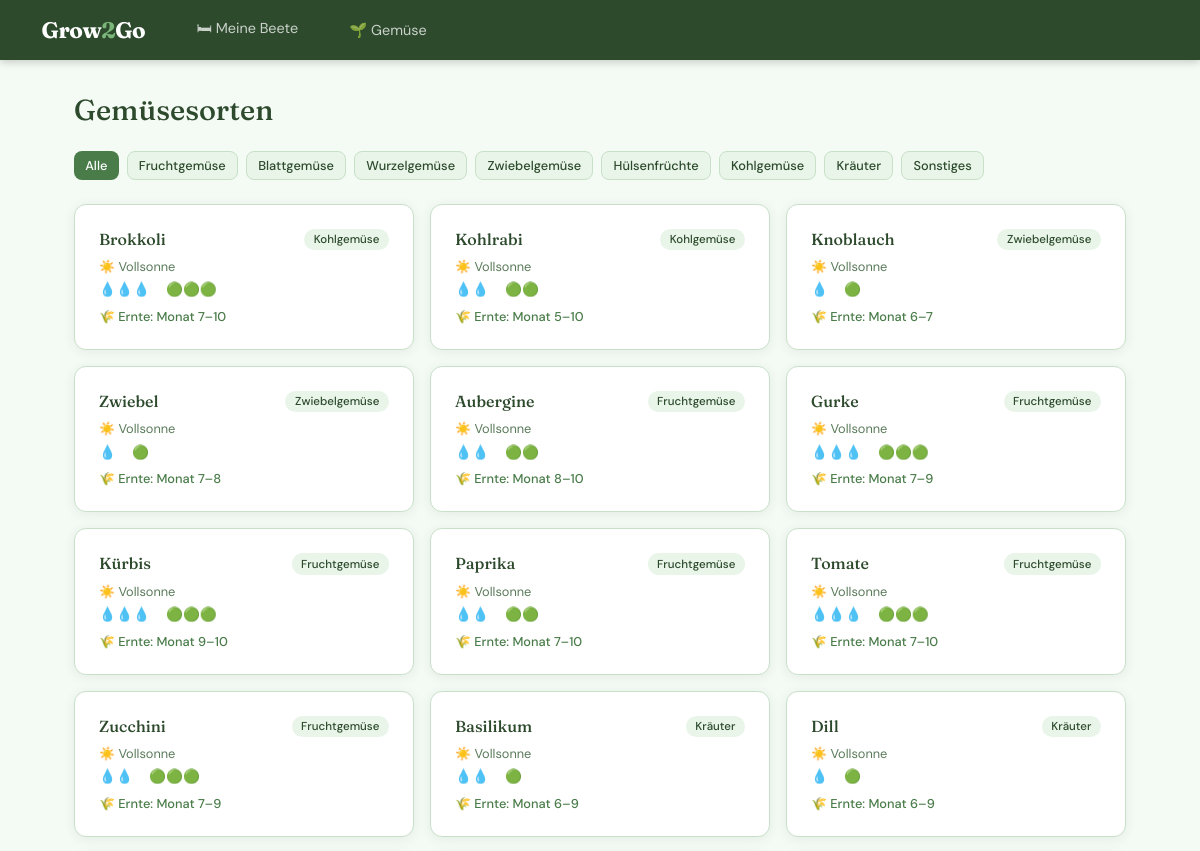
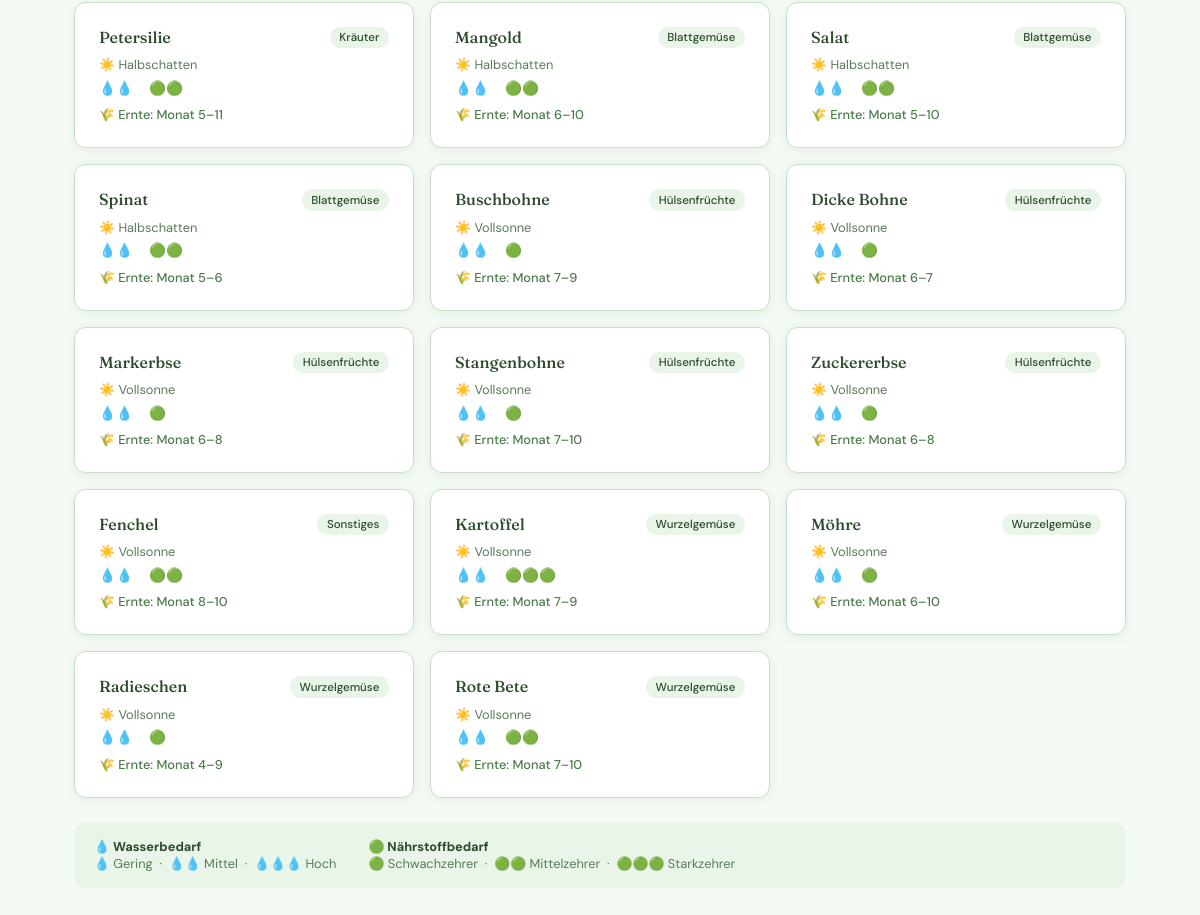
The page /gemuese/ on the database its author committed (2 pictures, top to bottom).
### garden/models.py (models this page shows, shortened)
class Vegetable(models.Model):
    class Sunlight(models.TextChoices):
        FULL_SUN = "full_sun", "Vollsonne"
        PARTIAL_SHADE = "partial_shade", "Halbschatten"
        SHADE = "shade", "Schatten"
    class WaterRequirement(models.TextChoices):
        LOW = "low", "Gering"
        MEDIUM = "medium", "Mittel"
        HIGH = "high", "Hoch"
    class NutrientDemand(models.TextChoices):
        LOW = "low", "Schwachzehrer"
        MEDIUM = "medium", "Mittelzehrer"
        HIGH = "high", "Starkzehrer"
    class Category(models.TextChoices):
        FRUIT = "fruit", "Fruchtgemüse"
        LEAF = "leaf", "Blattgemüse"
        ROOT = "root", "Wurzelgemüse"
        BULB = "bulb", "Zwiebelgemüse"
        LEGUME = "legume", "Hülsenfrüchte"
        BRASSICA = "brassica", "Kohlgemüse"
        HERB = "herb", "Kräuter"
        OTHER = "other", "Sonstiges"
    name = models.CharField(max_length=100, unique=True, verbose_name="Name")
    category = models.CharField(
        max_length=20,
        choices=Category.choices,
        default=Category.OTHER,
        verbose_name="Kategorie",
    )
    description = models.TextField(blank=True, verbose_name="Beschreibung")
    sunlight_requirement = models.CharField(
        max_length=20,
        choices=Sunlight.choices,
        default=Sunlight.FULL_SUN,
        verbose_name="Lichtbedarf",
    )
    water_requirement = models.CharField(
        max_length=10,
        choices=WaterRequirement.choices,
        default=WaterRequirement.MEDIUM,
        verbose_name="Wasserbedarf",
    )
    soil_type = models.CharField(
        max_length=200,
        blank=True,
        verbose_name="Bodentyp",
        help_text="z. B. humusreich, durchlässig, lehmig",
    )
    nutrient_demand = models.CharField(
        max_length=10,
        choices=NutrientDemand.choices,
        default=NutrientDemand.MEDIUM,
        verbose_name="Nährstoffbedarf",
    )
    indoor_start_from = models.PositiveSmallIntegerField(
        null=True, blank=True, verbose_name="Voranzucht ab (Monat)"
    )
    indoor_start_to = models.PositiveSmallIntegerField(
        null=True, blank=True, verbose_name="Voranzucht bis (Monat)"
    )
    sow_from = models.PositiveSmallIntegerField(
        null=True, blank=True, verbose_name="Aussaat ab (Monat)"
    )
    sow_to = models.PositiveSmallIntegerField(
        null=True, blank=True, verbose_name="Aussaat bis (Monat)"
    )
    plant_from = models.PositiveSmallIntegerField(
        null=True, blank=True, verbose_name="Pflanzung ab (Monat)"
    )
    plant_to = models.PositiveSmallIntegerField(
        null=True, blank=True, verbose_name="Pflanzung bis (Monat)"
    )
    harvest_from = models.PositiveSmallIntegerField(
        null=True, blank=True, verbose_name="Ernte ab (Monat)"
    )
    harvest_to = models.PositiveSmallIntegerField(
        null=True, blank=True, verbose_name="Ernte bis (Monat)"
    )
    gh_sow_from = models.PositiveSmallIntegerField(
        null=True, blank=True, verbose_name="GH Aussaat ab (Monat)"
    )
    gh_sow_to = models.PositiveSmallIntegerField(
        null=True, blank=True, verbose_name="GH Aussaat bis (Monat)"
    )
    gh_plant_from = models.PositiveSmallIntegerField(
        null=True, blank=True, verbose_name="GH Pflanzung ab (Monat)"
    )
    gh_plant_to = models.PositiveSmallIntegerField(
        null=True, blank=True, verbose_name="GH Pflanzung bis (Monat)"
    )
    gh_harvest_from = models.PositiveSmallIntegerField(
        null=True, blank=True, verbose_name="GH Ernte ab (Monat)"
    )
    gh_harvest_to = models.PositiveSmallIntegerField(
        null=True, blank=True, verbose_name="GH Ernte bis (Monat)"
    )
    saatgut_url = models.URLField(
        blank=True, verbose_name="Saatgut-Link", help_text="z. B. Bingenheimer Saatgut"
    )
    class Meta:
        verbose_name = "Gemüsesorte"
        verbose_name_plural = "Gemüsesorten"
        ordering = ["category", "name"]

### garden/views.py (the view)
# urls.py: path("gemuese/", views.vegetable_list, name="vegetable_list"),
def vegetable_list(request):
    category = request.GET.get("category", "")
    vegetables = Vegetable.objects.all()
    if category:
        vegetables = vegetables.filter(category=category)
    vegetables = vegetables.order_by("category", "name")
    return render(request, "garden/vegetable_list.html", {
        "vegetables": vegetables,
        "category_choices": Vegetable.Category.choices,
        "selected_category": category,
    })

### garden/templates/garden/vegetable_list.html (shortened to what this page needs)
{% extends "garden/base.html" %}
{% block content %}
<div class="page-header">
  <h1 class="page-title">Gemüsesorten</h1>
</div>
<div style="display:flex; gap:0.5rem; flex-wrap:wrap; margin-bottom:1.5rem;">
  <a href="{% url 'vegetable_list' %}"
     class="btn {% if not selected_category %}btn-primary{% else %}btn-secondary{% endif %} btn-sm">
    Alle
  </a>
  {% for value, label in category_choices %}
  <a href="?category={{ value }}"
     class="btn {% if selected_category == value %}btn-primary{% else %}btn-secondary{% endif %} btn-sm">
    {{ label }}
  </a>
  {% endfor %}
</div>
{% if vegetables %}
<div class="grid-3">
  {% for veg in vegetables %}
  <a href="{% url 'vegetable_detail' veg.pk %}" style="text-decoration:none;">
    <div class="card" style="cursor:pointer; transition: transform 0.15s, box-shadow 0.15s;"
         onmouseover="this.style.transform='translateY(-2px)'; this.style.boxShadow='0 8px 24px rgba(45,74,45,0.12)'"
         onmouseout="this.style.transform=''; this.style.boxShadow=''">
      <div style="display:flex; justify-content:space-between; align-items:flex-start; margin-bottom:0.5rem;">
        <span style="font-family:'Fraunces',serif; font-size:1rem; font-weight:500; color:var(--green-dark);">
          {{ veg.name }}
        </span>
        <span class="badge">{{ veg.get_category_display }}</span>
      </div>
      <div style="font-size:0.8rem; color:var(--text-muted); display:flex; gap:0.75rem; margin-bottom:0.4rem;">
        <span>☀️ {{ veg.get_sunlight_requirement_display }}</span>
      </div>
      <div style="display:flex; gap:1rem; font-size:0.85rem;">
        <span title="Wasserbedarf">
          {% if veg.water_requirement == 'low' %}
            💧
          {% elif veg.water_requirement == 'medium' %}
            💧💧
          {% else %}
            💧💧💧
          {% endif %}
        </span>
        <span title="Nährstoffbedarf">
          {% if veg.nutrient_demand == 'low' %}
            🟢
          {% elif veg.nutrient_demand == 'medium' %}
            🟢🟢
          {% else %}
            🟢🟢🟢
          {% endif %}
        </span>
      </div>
      {% if veg.harvest_from %}
      <div style="margin-top:0.6rem; font-size:0.8rem; color:var(--green-mid); font-weight:500;">
        🌾 Ernte: Monat {{ veg.harvest_from }}–{{ veg.harvest_to }}
      </div>
      {% endif %}
    </div>
  </a>
  {% endfor %}
</div>
<div style="margin-top:1.5rem; padding:1rem 1.25rem; background:var(--green-pale);
            border-radius:var(--radius); font-size:0.8rem; color:var(--text-muted);
            display:flex; gap:2rem; flex-wrap:wrap;">
  <div>
    <strong style="color:var(--green-dark);">💧 Wasserbedarf</strong><br>
    💧 Gering &nbsp;·&nbsp; 💧💧 Mittel &nbsp;·&nbsp; 💧💧💧 Hoch
  </div>
  <div>
    <strong style="color:var(--green-dark);">🟢 Nährstoffbedarf</strong><br>
    🟢 Schwachzehrer &nbsp;·&nbsp; 🟢🟢 Mittelzehrer &nbsp;·&nbsp; 🟢🟢🟢 Starkzehrer
  </div>
</div>
{% endif %}
{% endblock %}

### garden/templates/garden/base.html (style rules this page uses)
:root { --green-dark: #2d4a2d; --green-mid: #4a7c4a; --green-light: #7ab57a; --green-pale: #e8f5e8; --green-mist: #f4faf4; --earth: #8b6914; --earth-light: #f5efe0; --text: #1a2e1a; --text-muted: #5a7a5a; --white: #ffffff; --border: #c8e0c8; --shadow: 0 2px 12px rgba(45, 74, 45, 0.08); --radius: 12px; }
* { box-sizing: border-box; margin: 0; padding: 0; }
body { font-family: 'DM Sans', sans-serif; background: var(--green-mist); color: var(--text); min-height: 100vh; }
.card { background: var(--white); border-radius: var(--radius); border: 1px solid var(--border); box-shadow: var(--shadow); padding: 1.5rem; }
.btn { display: inline-flex; align-items: center; gap: 0.4rem; padding: 0.5rem 1.1rem; border-radius: 8px; font-family: 'DM Sans', sans-serif; font-size: 0.875rem; font-weight: 500; cursor: pointer; text-decoration: none; border: none; transition: all 0.15s; }
.btn-primary { background: var(--green-mid); color: white; }
.btn-secondary { background: var(--green-pale); color: var(--green-dark); border: 1px solid var(--border); }
.btn-sm { padding: 0.3rem 0.7rem; font-size: 0.8rem; }
.page-header { display: flex; align-items: center; justify-content: space-between; margin-bottom: 1.5rem; }
.page-title { font-family: 'Fraunces', serif; font-size: 1.8rem; font-weight: 500; color: var(--green-dark); }
.badge { display: inline-block; font-size: 0.72rem; font-weight: 500; padding: 0.2rem 0.6rem; border-radius: 99px; background: var(--green-pale); color: var(--green-dark); }
.grid-3 { display: grid; grid-template-columns: repeat(3, 1fr); gap: 1rem; }

### rows shown on the page
Vegetable: name "Brokkoli", category "Kohlgemüse", sunlight_requirement "Vollsonne", harvest_from "7", harvest_to "10"
Vegetable: name "Kohlrabi", category "Kohlgemüse", sunlight_requirement "Vollsonne", harvest_from "5", harvest_to "10"
Vegetable: name "Knoblauch", category "Zwiebelgemüse", sunlight_requirement "Vollsonne", harvest_from "6", harvest_to "7"
Vegetable: name "Zwiebel", category "Zwiebelgemüse", sunlight_requirement "Vollsonne", harvest_from "7", harvest_to "8"
Vegetable: name "Aubergine", category "Fruchtgemüse", sunlight_requirement "Vollsonne", harvest_from "8", harvest_to "10"
Vegetable: name "Gurke", category "Fruchtgemüse", sunlight_requirement "Vollsonne", harvest_from "7", harvest_to "9"
Vegetable: name "Kürbis", category "Fruchtgemüse", sunlight_requirement "Vollsonne", harvest_from "9", harvest_to "10"
Vegetable: name "Paprika", category "Fruchtgemüse", sunlight_requirement "Vollsonne", harvest_from "7", harvest_to "10"
Vegetable: name "Tomate", category "Fruchtgemüse", sunlight_requirement "Vollsonne", harvest_from "7", harvest_to "10"
Vegetable: name "Zucchini", category "Fruchtgemüse", sunlight_requirement "Vollsonne", harvest_from "7", harvest_to "9"
Vegetable: name "Basilikum", category "Kräuter", sunlight_requirement "Vollsonne", harvest_from "6", harvest_to "9"
Vegetable: name "Dill", category "Kräuter", sunlight_requirement "Vollsonne", harvest_from "6", harvest_to "9"
Vegetable: name "Petersilie", category "Kräuter", sunlight_requirement "Halbschatten", harvest_from "5", harvest_to "11"
Vegetable: name "Mangold", category "Blattgemüse", sunlight_requirement "Halbschatten", harvest_from "6", harvest_to "10"
Vegetable: name "Salat", category "Blattgemüse", sunlight_requirement "Halbschatten", harvest_from "5", harvest_to "10"
Vegetable: name "Spinat", category "Blattgemüse", sunlight_requirement "Halbschatten", harvest_from "5", harvest_to "6"
Vegetable: name "Buschbohne", category "Hülsenfrüchte", sunlight_requirement "Vollsonne", harvest_from "7", harvest_to "9"
Vegetable: name "Dicke Bohne", category "Hülsenfrüchte", sunlight_requirement "Vollsonne", harvest_from "6", harvest_to "7"
Vegetable: name "Markerbse", category "Hülsenfrüchte", sunlight_requirement "Vollsonne", harvest_from "6", harvest_to "8"
Vegetable: name "Stangenbohne", category "Hülsenfrüchte", sunlight_requirement "Vollsonne", harvest_from "7", harvest_to "10"
Vegetable: name "Zuckererbse", category "Hülsenfrüchte", sunlight_requirement "Vollsonne", harvest_from "6", harvest_to "8"
Vegetable: name "Fenchel", category "Sonstiges", sunlight_requirement "Vollsonne", harvest_from "8", harvest_to "10"
Vegetable: name "Kartoffel", category "Wurzelgemüse", sunlight_requirement "Vollsonne", harvest_from "7", harvest_to "9"
Vegetable: name "Möhre", category "Wurzelgemüse", sunlight_requirement "Vollsonne", harvest_from "6", harvest_to "10"
Vegetable: name "Radieschen", category "Wurzelgemüse", sunlight_requirement "Vollsonne", harvest_from "4", harvest_to "9"
Vegetable: name "Rote Bete", category "Wurzelgemüse", sunlight_requirement "Vollsonne", harvest_from "7", harvest_to "10"

### other values the page prints
{{ label }} "Fruchtgemüse" "Blattgemüse" "Wurzelgemüse" "Zwiebelgemüse" "Hülsenfrüchte" "Kohlgemüse" "Kräuter" "Sonstiges"
